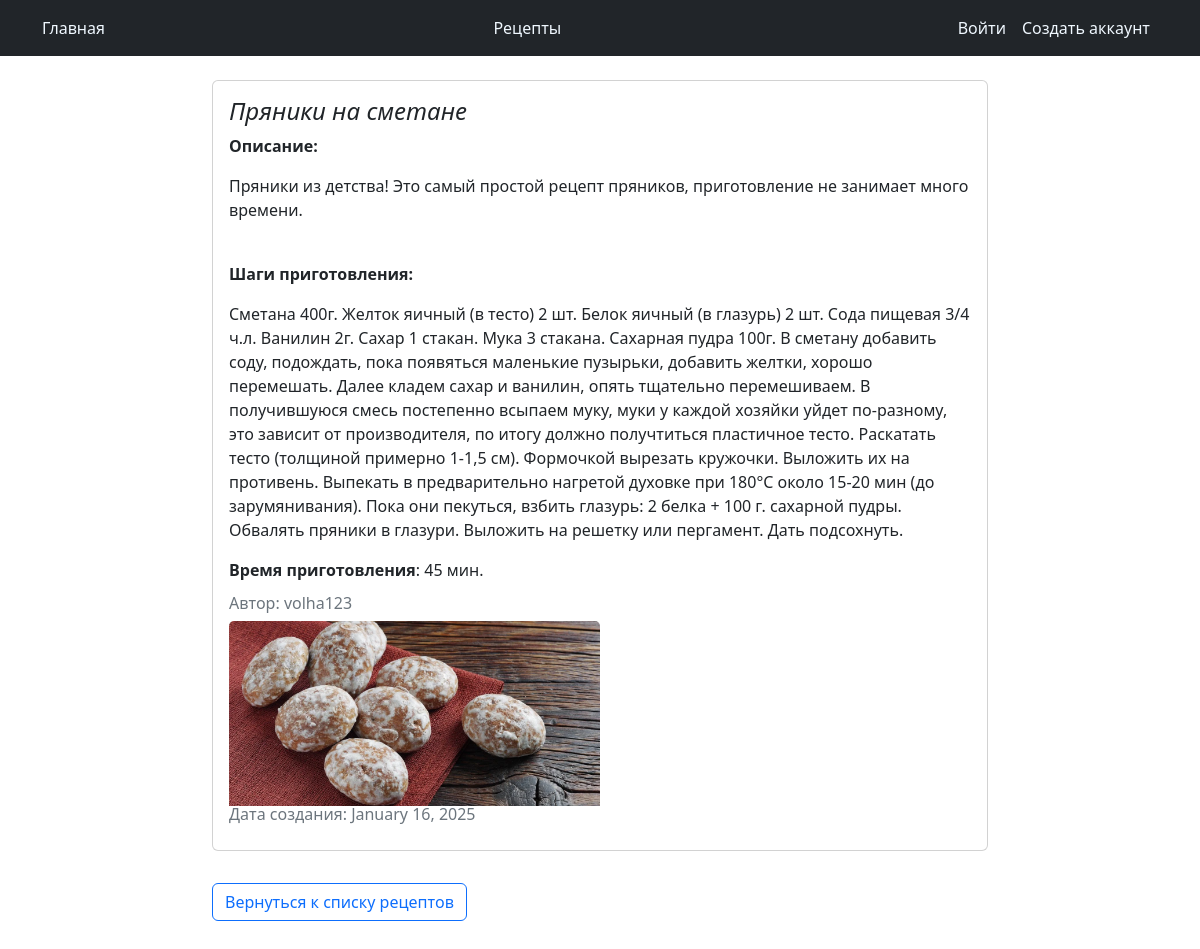
Page /recipe/list/9/ on the committed database.
### recipesapp/models.py (models this page shows, shortened)
class Recipe(models.Model):
    class Meta:
        verbose_name = "Recipe"
        ordering = ['-title', 'created_at']
    title = models.CharField(max_length=150)
    description = models.TextField()
    steps_of_cooking = models.TextField()
    time_for_cooking = models.IntegerField(default=15)
    author = models.ForeignKey(User, on_delete=models.PROTECT)
    created_at = models.DateTimeField(auto_now_add=True)
    updated_at = models.DateTimeField(auto_now=True)
    archived = models.BooleanField(default=False)
    photo = models.ImageField(null=True,  blank=True, upload_to=recipe_photo_directory_path)

### recipesapp/views.py (the view)
# urls.py: path('list/<int:pk>/', RecipeDetailsView.as_view(), name='recipe_details'),
class RecipeDetailsView(DetailView):
    template_name = "recipesapp/recipe-details.html"
    model = Recipe
    context_object_name = "recipe"

### recipesapp/templates/recipesapp/recipe-details.html (shortened to what this page needs)
<!DOCTYPE html>
{% extends "recipesapp/base.html" %}
{% load static %}
    {% block content %}
    <div class="card mb-3">
      <div class="card-body">
        <h4 class="card-title"> <em>{{ recipe.title }}</em></h4>
        <p class="card-text"><b>Описание:</b></p>
        <p> {{ recipe.description }}</p>
        <br>
        <p class="card-text"><b>Шаги приготовления:</b></p>
        <p>{{ recipe.steps_of_cooking }}</p>
        <p class="card-text"><b>Время приготовления</b>: {{ recipe.time_for_cooking }} мин.</p>
        <h6 class="card-subtitle mb-2 text-muted">Автор: {{ recipe.author }}</h6>
      {% if recipe.photo %}
        <div>
            <img class="card-img-top" style="width:50%" src="{{ recipe.photo.url }}" alt="">
        </div>
      {% else %}
        <p class="card-text" style="color:red"><em><b>К сожалению, фото рецепта отсутствует.</b></em></p>
      {% endif %}
      <div>
        <p class="card-subtitle mb-2 text-muted" style="color:grey">Дата создания: {{ recipe.created_at|date:"F d, Y" }}</p>
      </div>
     </div>
    </div>
    {% if object.author == user or user.is_staff %}
      <div class="form-group py-3">
        <a class="btn btn-outline-info" href="{% url 'recipesapp:recipe_update' pk=recipe.pk %}">Изменить рецепт</a>
      </div>
      <div class="form-group py-3">
        <a class="btn btn-outline-danger" href="{% url 'recipesapp:recipe_delete' pk=recipe.pk %}">Удалить рецепт</a>
      </div>
      <div class="form-group py-3">
        <a class="btn btn-outline-primary" href="{% url 'recipesapp:list' %}">Вернуться к списку рецептов</a>
      </div>
    {% else %}
    <div class="form-group py-3">
      <a class="btn btn-outline-primary" href="{% url 'recipesapp:list' %}">Вернуться к списку рецептов</a>
    </div>
    {% endif %}
    {% endblock %}

### rows in the picture
Recipe: title "Пряники на сметане", description "Пряники из детства! Это самый простой рецепт пряников, приготовление не занимает много времени.", steps_of_cooking "Сметана 400г. Желток яичный (в тесто) 2 шт. Белок яичный (в глазурь) 2 шт. Сода пищевая 3/4 ч.л. Ванилин 2г. Сахар 1 стакан. Мука 3 стакана. Сахарная пудра 100г. В сметану добавить соду, подождать, пока появяться маленькие пузырьки, добавить желтки, хорошо перемешать. Далее кладем сахар и ванилин, опять тщательно перемешиваем. В получившуюся смесь постепенно всыпаем муку, муки у каждой хозяйки уйдет по-разному, это зависит от производителя, по итогу должно получтиться пластичное тесто. Раскатать тесто (толщиной примерно 1-1,5 см). Формочкой вырезать кружочки. Выложить их на противень. Выпекать в предварительно нагретой духовке при 180°С около 15-20 мин (до зарумянивания). Пока они пекуться,…", time_for_cooking "45", author "volha123", photo (picture), created_at "January 16, 2025"
